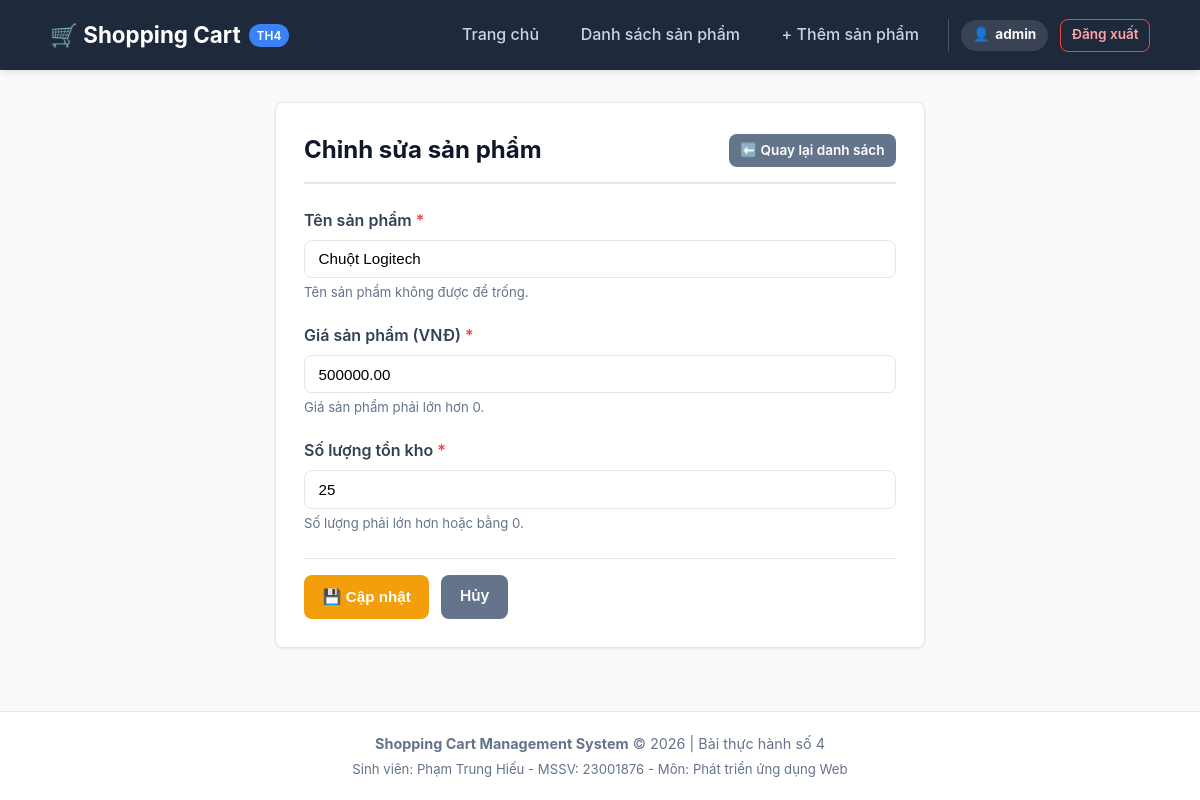
Screenshot of /product_edit.php?id=2 (signed in) with the database file from the repository.
### tables this page shows
CREATE TABLE IF NOT EXISTS `products` (
    `id` INT AUTO_INCREMENT PRIMARY KEY,
    `name` VARCHAR(100) NOT NULL,
    `price` DECIMAL(10,2) NOT NULL,
    `quantity` INT NOT NULL
);

### model/product.php (called while the page is built, shortened)
<?php
function getProductById($id) {
    $conn = getDbConnection();
    try {
        $stmt = $conn->prepare("SELECT * FROM products WHERE id = ?");
        $stmt->execute([(int)$id]);
        return $stmt->fetch();
    } catch (PDOException $e) {
        error_log("Lỗi trong getProductById: " . $e->getMessage());
        return false;
    }
}

### product_edit.php (the view, shortened to what this page needs)
<?php
require_once __DIR__ . '/model/product.php';
$id = isset($_GET['id']) ? (int)$_GET['id'] : 0;
$product = getProductById($id);
$name = $product['name'];
$price = $product['price'];
$quantity = $product['quantity'];
include __DIR__ . '/view/header.php';
?>
<div class="card" style="max-width: 650px; margin: 0 auto;">
    <div class="page-header">
        <h2 class="page-title">Chỉnh sửa sản phẩm</h2>
        <a href="product_list.php" class="btn btn-secondary btn-sm">⬅️ Quay lại danh sách</a>
    </div>
    <form action="product_edit.php?id=<?php echo (int)$id; ?>" method="POST">
        <div class="form-group">
            <label for="name" class="form-label">Tên sản phẩm <span style="color: #ef4444;">*</span></label>
            <input type="text" id="name" name="name" class="form-control"
                   value="<?php echo htmlspecialchars($name); ?>"
                   placeholder="Nhập tên sản phẩm" required>
            <div class="form-hint">Tên sản phẩm không được để trống.</div>
        </div>
        <div class="form-group">
            <label for="price" class="form-label">Giá sản phẩm (VNĐ) <span style="color: #ef4444;">*</span></label>
            <input type="number" step="0.01" min="0.01" id="price" name="price" class="form-control"
                   value="<?php echo htmlspecialchars($price); ?>"
                   placeholder="Nhập giá bán" required>
            <div class="form-hint">Giá sản phẩm phải lớn hơn 0.</div>
        </div>
        <div class="form-group">
            <label for="quantity" class="form-label">Số lượng tồn kho <span style="color: #ef4444;">*</span></label>
            <input type="number" min="0" step="1" id="quantity" name="quantity" class="form-control"
                   value="<?php echo htmlspecialchars($quantity); ?>"
                   placeholder="Nhập số lượng" required>
            <div class="form-hint">Số lượng phải lớn hơn hoặc bằng 0.</div>
        </div>
        <div class="form-actions">
            <button type="submit" class="btn btn-warning">
                💾 Cập nhật
            </button>
            <a href="product_list.php" class="btn btn-secondary">
                Hủy
            </a>
        </div>
    </form>
</div>
<?php include __DIR__ . '/view/footer.php'; ?>

### assets/css/style.css (style rules this page uses)
:root { --primary-color: #2563eb; --primary-hover: #1d4ed8; --success-color: #10b981; --success-hover: #059669; --danger-color: #ef4444; --danger-hover: #dc2626; --warning-color: #f59e0b; --warning-hover: #d97706; --bg-color: #f8fafc; --card-bg: #ffffff; --text-color: #1e293b; --text-muted: #64748b; --border-color: #e2e8f0; --radius-md: 8px; --shadow-sm: 0 1px 3px rgba(0,0,0,0.08); --shadow-md: 0 4px 6px -1px rgba(0,0,0,0.08), 0 2px 4px -2px rgba(0,0,0,0.06); }
* { box-sizing: border-box; margin: 0; padding: 0; }
body { font-family: -apple-system, BlinkMacSystemFont, "Segoe UI", Roboto, "Helvetica Neue", Arial, sans-serif; background-color: var(--bg-color); color: var(--text-color); line-height: 1.6; display: flex; flex-direction: column; min-height: 100vh; }
.card { background-color: var(--card-bg); border: 1px solid var(--border-color); border-radius: var(--radius-md); box-shadow: var(--shadow-sm); padding: 1.75rem; margin-bottom: 1.5rem; }
.page-header { display: flex; justify-content: space-between; align-items: center; margin-bottom: 1.5rem; padding-bottom: 0.75rem; border-bottom: 2px solid var(--border-color); }
.page-title { font-size: 1.5rem; font-weight: 700; color: #0f172a; }
.btn { display: inline-flex; align-items: center; gap: 0.4rem; padding: 0.55rem 1.1rem; font-size: 0.95rem; font-weight: 600; text-decoration: none; border-radius: var(--radius-md); border: 1px solid transparent; cursor: pointer; transition: all 0.2s ease; }
.btn-warning { background-color: var(--warning-color); color: #ffffff; }
.btn-secondary { background-color: #64748b; color: #ffffff; }
.btn-sm { padding: 0.3rem 0.65rem; font-size: 0.85rem; }
.form-group { margin-bottom: 1.25rem; }
.form-label { display: block; font-weight: 600; margin-bottom: 0.4rem; color: #334155; }
.form-control { width: 100%; padding: 0.6rem 0.85rem; font-size: 0.95rem; border: 1px solid var(--border-color); border-radius: var(--radius-md); background-color: #ffffff; transition: border-color 0.2s; }
.form-hint { font-size: 0.825rem; color: var(--text-muted); margin-top: 0.25rem; }
.form-actions { display: flex; gap: 0.75rem; margin-top: 1.5rem; padding-top: 1rem; border-top: 1px solid var(--border-color); }

### rows the page displays
products: name "Chuột Logitech", price "500000.00", quantity "25"

### other values shown
$currentUsername "admin"
